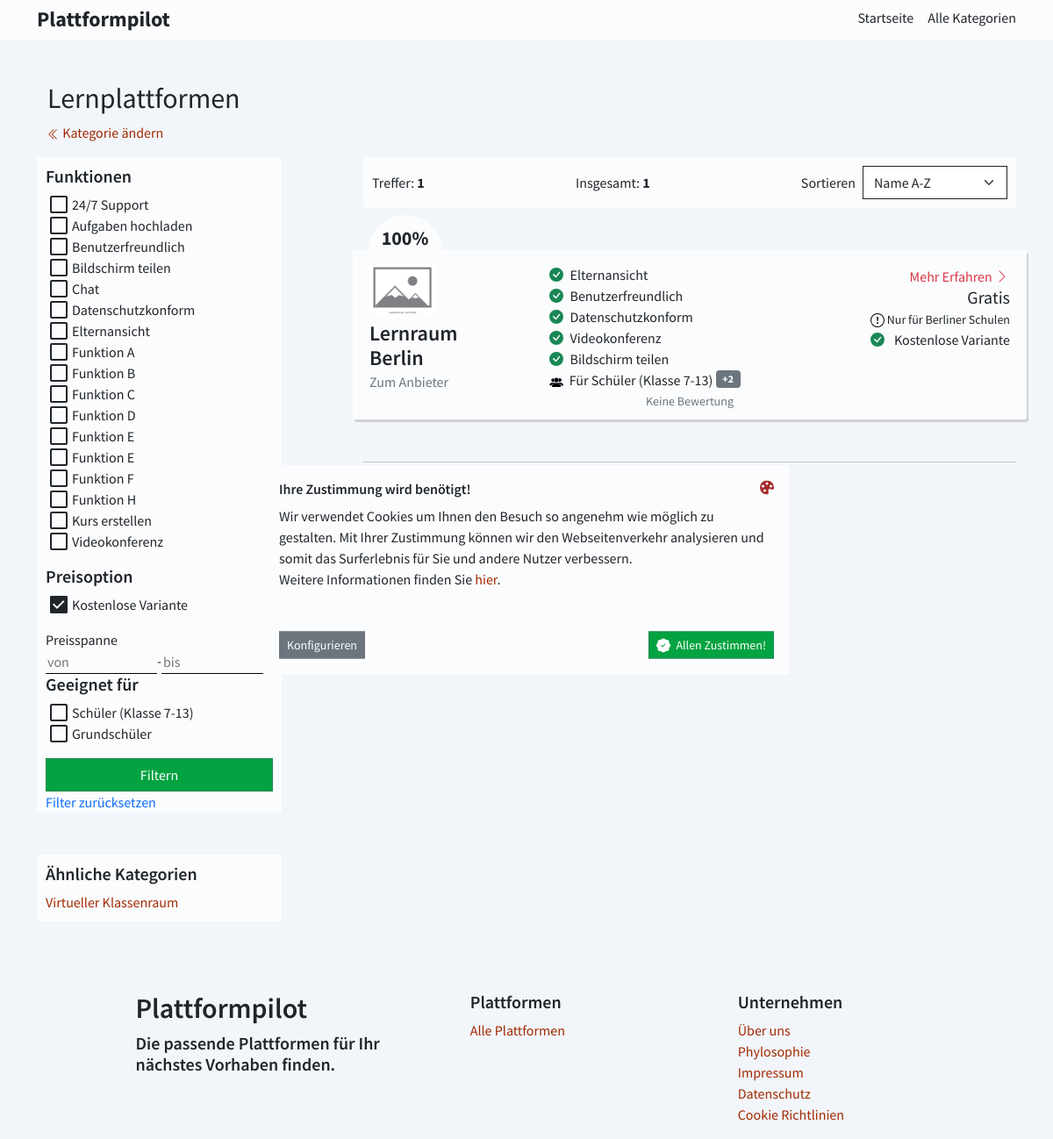
/lernplattformen?is_free=on, run on the app's committed database.
### apps/core/models.py (models this page shows, shortened)
class Category(models.Model):
    category = models.CharField(max_length=200)
    description = models.TextField(max_length=5000, default='')
    slug = models.SlugField(blank=True, null=True)
    filter_functions = models.ManyToManyField(Functionality, verbose_name='Filtern nach')
    related_category = models.ManyToManyField('self', related_name='related_category', blank=True, null=True)
    is_active = models.BooleanField(default=True)
    class Meta:
        verbose_name_plural = 'Categories'
    def __str__(self):
        return f'{self.category}'

### apps/platforms/models.py (models this page shows, shortened)
class Functionality(models.Model):
    functionality = models.CharField(max_length=200)
    def __str__(self):
        return f'{self.functionality}'

class Suitable(models.Model):
    suitable_for = models.CharField(max_length=200)
    def __str__(self):
        return f'{self.suitable_for}'

class Platform(models.Model):
    name = models.CharField(max_length=200, verbose_name='Name')
    slug = models.SlugField(max_length=200, default=uuid.uuid1, blank=True, null=True)
    thumbnail = models.ImageField(upload_to='platforms/thumbnails')
    category = models.ForeignKey('core.Category', on_delete=models.CASCADE)
    suitable_for = models.ManyToManyField(Suitable, verbose_name='Geeignet für')
    suitable_for_text = models.TextField(max_length=1000, default='', verbose_name='Geeignet für Text', blank=True,
                                         null=True)
    is_free = models.BooleanField(default=False, verbose_name='Kostenlose variante')
    pricing = models.DecimalField(verbose_name='Startpreis', decimal_places=2, max_digits=5)
    pricing_note = models.CharField(max_length=200, verbose_name='Startpreis für')
    pricing_text = models.TextField(blank=True, null=True)
    price_rating = models.CharField(max_length=10, blank=True, null=True)
    functionality = models.ManyToManyField(Functionality, max_length=200, verbose_name='Funktionalitäten')
    image_detail = models.ImageField(upload_to='platforms/images', blank=True, null=True)
    short_description = models.TextField(max_length=50000, blank=True, null=True)
    who_use_it = models.TextField(max_length=50000, blank=True, null=True)
    when_to_use = models.TextField(max_length=50000, blank=True, null=True)
    link = models.CharField(max_length=50000)
    tutorial = models.TextField(max_length=50000, blank=True, null=True)
    tutorial_video = EmbedVideoField(blank=True, null=True)
    is_featured = models.BooleanField(default=False)
    design_rating = models.CharField(max_length=10, blank=True, null=True)
    tested = models.BooleanField(default=False)
    test_report = models.TextField(max_length=50000, blank=True, null=True)
    class Meta:
        verbose_name_plural = 'Plattformen'
    def __str__(self):
        return f'{self.name}'

### apps/core/views.py (the view, shortened to what this page needs)
# urls.py: path('<str:slug>', platform_list, name="platform_list"),
def platform_list(request, slug):
    category = Category.objects.get(slug=slug)
    platforms = Platform.objects.filter(category=category).order_by('-is_featured')
    accuracy = []
    filter_interations = 0
    for i in request.GET.getlist('funktion'):
        filter_interations += 1
    for i in request.GET.getlist('suitable_for'):
        filter_interations += 1
    sort_by = request.GET.get('sort_by')
    if sort_by is not None and sort_by is not '':
        platforms = platforms.order_by('-is_featured', sort_by)
    unnesseccary = nesseccary_functionalities(slug)
    f = PlatformFilter(request.GET, queryset=platforms)
    related_platforms = platforms
    suit_list = []
    rating_list = []
    for v in f.qs.all().values('suitable_for'):
        if v['suitable_for'] not in suit_list:
            suit_list.append(v['suitable_for'])
    for x in f.qs.all():
        for y in Platform.objects.get(name=x).suitable_for.all():
            if y.id not in suit_list:
                suit_list.append(y.id)
    f_values = [d['id'] for d in list(f.qs.all().values('id'))]
    rel_values = [d['id'] for d in list(related_platforms.values('id'))]
    for i in list(rel_values):
        platform = Platform.objects.get(id=i)
        if i in f_values:
            related_platforms = related_platforms.exclude(id=i)
        rating_list.append({'id': platform.id, 'rating': calc_rating(platform.id)}, )
    if category.is_active:
        return render(request, 'core/platform-list.html', {
            'category': category,
            'filter': f,
            'unnesseccary': unnesseccary,
            'suitable_list': suit_list,
            'related_platforms': related_platforms,
            'accurary': accuracy,
            'sorting': str(sort_by),
            'rating_list': rating_list,
        })
    else:
        return render(request, 'error/category-inactive.html')

### templates/core/platform-list.html (shortened to what this page needs)
{% extends 'base.html' %}
{% load static %}
{% block custom-css %}
    <link rel="stylesheet" href="{% static 'aos/aos.min.css' %}"/>
    <link rel="stylesheet" href="{% static 'css/core/platform-list.css' %}"/>
{% endblock %}
{% block content %}
    {% include '_includes/base/navbar-lg.html' %}
    <div class="container-lg mt-5 px-lg-auto px-4">
        <div class="mb-3">
            <h1 class="h2">{{ category|capfirst }}</h1>
            <a href="{% url 'core:index' %}" class="text-decoration-none">
                Kategorie ändern</a>
        </div>
        <form method="get" id="form">
            <div class="row row-cols-lg-2 g-4">
                <div class="col-lg-3 p-lg-0 p-3 pt-0">
                    <div class="card-wrapper card-wrapper-fix pb-md-0 pb-2" id="filter_area">
                        <h5>
                            Funktionen
                        </h5>
                        {{ filter.form.funktion }}
                        <h5>Preisoption</h5>
                        <li>
                            <label for="id_is_free">
                                <span class="checkmark"><span class="check"></span></span>
                                Kostenlose Variante
                            </label>
                        </li>
                        <p class="mt-3 mb-0">Preisspanne</p>
                        <div class="filter__pricerange-wrapper">
                            {{ filter.form.price }}
                        </div>
                        <h5>Geeignet für</h5>
                        {{ filter.form.suitable_for }}
                        <div class="submit__wrapper">
                            <button type="submit" class="btn btn-success w-100 rounded-0">Filtern</button>
                            <br>
                            <a href="{% url 'core:platform_list' category.slug %}?is_free=on"
                               class="text-decoration-none text-primary">Filter zurücksetzen</a>
                        </div>
                    </div>
                    <div class="mt-5 card-wrapper card-wrapper-fix d-lg-block d-none">
                        <h5>Ähnliche Kategorien</h5>
                        {% for category in category.related_category.all %}
                            <a href="{% url 'core:platform_list' category.slug %}?is_free=on">{{ category }}</a>
                            <br>
                        {% endfor %}
                    </div>
                </div>
                <div class="col-lg-8 col-12 p-lg-0 p-3 pt-0 offset-lg-1">
                    <div class="card-wrapper card-wrapper-fix mb-5 d-flex justify-content-between">
                        <p class="my-auto">Treffer: <b>{{ filter.qs.count }}</b></p>
                        <div class="d-sm-flex d-none">
                            <p class="my-auto">Insgesamt: <b id="amount_products">{{ filter.qs.count }}</b></p>
                        </div>
                        <div class="d-flex">
                            <p class="my-auto me-2 d-sm-block d-none" class="">Sortieren</p>
                            <select name="sort_by" id="sort_by" class="form-select border-dark rounded-0"
                                    onchange="document.getElementById('form').submit()">
                                <option value="name">Name A-Z</option>
                            </select>
                        </div>
                    </div>
                    {% for platform in filter.qs %}
                        {% with accuracy_fit=True %}
                            {% include '_includes/core/platform-card.html' %}
                        {% endwith %}
                    {% endfor %}
                    <hr class="mb-5">
                </div>
            </div>
        </form>
    </div>
{% endblock %}

### templates/_includes/core/platform-card.html (shortened to what this page needs)
{% load stars %}
<div class="row pt-0 mb-5 position-relative card-wrapper infinite-item {% if platform.is_featured %} is_featured-border{% endif %}"
     data-aos="zoom-out" data-aos-duration="300" data-aos-delay="1{{ forloop.counter|slice:1 }}0">
    <a href="{% url 'platform:platform_detail' platform.slug %}" class="text-decoration-none text-dark">
        {% if accuracy_fit %}
            <div class="card__accuracy badge text-dark border-success {% if platform.is_featured %}border-danger {% endif %}">
                100%
                <br>
                <span class="text">
                </span>
            </div>
        {% endif %}
        <div class="col-sm-3 bg-light pt-3 brand__wrapper">
            <div class="d-sm-block d-flex">
                <img src="{{ platform.thumbnail.url }}" width="75" class="" loading="lazy"/>
                <div class="ms-sm-0 ms-2">
                    <h4 class="mt-sm-2 mb-0">{{ platform.name }}</h4>
                    <a href="{{ platform.link }}"
                       class="{% if platform.is_featured %} text-danger {% endif %}text-secondary text-decoration-none"
                       target="_blank">Zum Anbieter</a>
                </div>
            </div>
        </div>
        <div class="col-sm-5 mt-sm-0 mt-3 pt-3">
            <ul class="list-group">
                {% for func in platform.functionality.all %}
                    {% if forloop.counter < 5 and platform.tested %}
                        <li class="list-group-item">{% include '_includes/icons/check-circle.svg' %}{{ func }}
                        </li>
                    {% elif forloop.counter < 6 and not platform.tested %}
                        <li class="list-group-item">
                            {% include '_includes/icons/check-circle.svg' %}{{ func }}
                        </li>
                    {% endif %}
                {% endfor %}
                <li class="list-group-item">
                    Für {{ platform.suitable_for.first }}
                    {% if platform.suitable_for.count > 1 %}
                        <span class="badge bg-secondary position-relative"
                              style="bottom: 3px;">+{{ platform.suitable_for.count }}</span>
                    {% endif %}
                </li>
            </ul>
        </div>
        <div class="col-sm-4 pt-3">
            <div class="text-sm-end">
                <a href="{% url 'platform:platform_detail' platform.slug %}"
                   class="text-danger btn my-2 pe-0 d-sm-inline d-none">
                    Mehr Erfahren
                </a>
                <div class="d-sm-inline d-flex">
                    <div class="ms-auto text-end order-1">
                        {% if platform.pricing > 0 %}
                            <p class="h5 mb-0">{{ platform.pricing }}€</p>
                            <small>{{ platform.pricing_note }}</small>
                        {% else %}
                            <p class="h5 mb-0">Gratis</p>
                            <small>
                                {{ platform.pricing_note }}</small>
                        {% endif %}
                    </div>
                    <p class="ms-ms-0 ms-3">
                        Kostenlose Variante
                    </p>
                </div>
            </div>
        </div>
        <div class="d-flex justify-content-center">
            <small class="text-secondary star-rating">
                {% for x in rating_list %}
                    {% if platform.id == x.id %}
                        {% if x.rating > 0 %}
                            <span>{{ x.rating|stars_half|safe }}</span> ({{ x.rating|floatformat:1 }})
                        {% else %}
                            Keine Bewertung
                        {% endif %}
                    {% endif %}
                {% endfor %}
            </small>
        </div>
    </a>
</div>

### data on the page
Category: category "Lernplattformen"
Functionality: form.funktion "24/7 Support Aufgaben hochladen Benutzerfreundlich Bildschirm teilen Chat Datenschutzkonform Elternansicht Funktion A Funktion B Funktion C Funktion D Funktion E Funktion E Funktion F Funktion H Kurs erstellen Videokonferenz"
Suitable: form.suitable_for "Schüler (Klasse 7-13) Grundschüler"
Category: category "Virtueller Klassenraum"
Platform: thumbnail (placeholder picture), name "Lernraum Berlin", suitable_for.first "Schüler (Klasse 7-13)", suitable_for.count "2", pricing_note "Nur für Berliner Schulen", is_free True (drawn)
Functionality: functionality "Elternansicht"
Functionality: functionality "Benutzerfreundlich"
Functionality: functionality "Datenschutzkonform"
Functionality: functionality "Videokonferenz"
Functionality: functionality "Bildschirm teilen"

### other printed values
{{ filter.qs.count }} "1"
